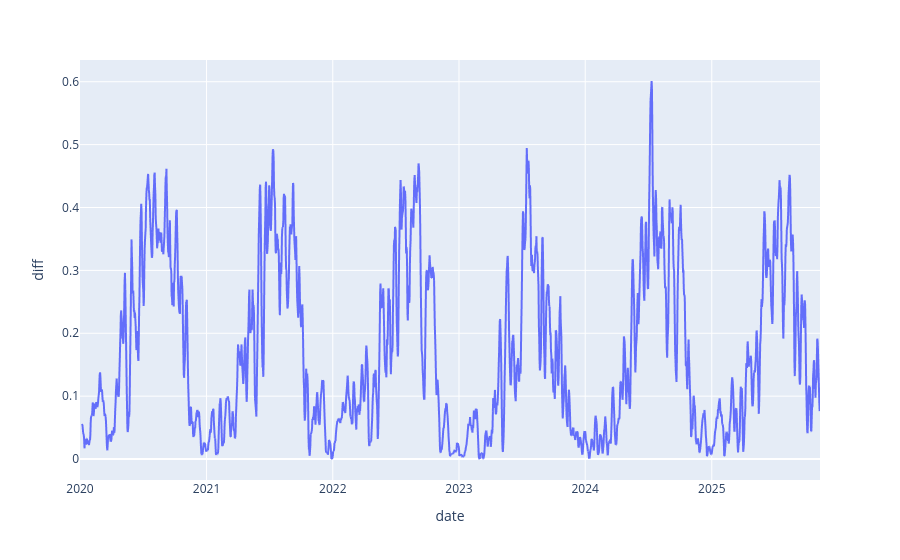

Source (notebook cell):
### Code cell
px.line(merged, x='date', y='diff')

### Figure 1 — Plotly figure (JSON) as saved in the notebook; plotly's stock layout.template omitted (floating-point values rounded to 4 significant figures; data arrays with more than 128 entries replaced by an {"elided": "..."} marker saying what was removed)
{"data": [{"hovertemplate": "date=%{x}<br>diff=%{y}<extra></extra>", "legendgroup": "", "line": {"color": "#636efa", "dash": "solid"}, "marker": {"symbol": "circle"}, "mode": "lines", "name": "", "showlegend": false, "type": "scattergl", "x": {"elided": "2140 str values"}, "xaxis": "x", "y": {"elided": "2140 float values"}, "yaxis": "y"}], "layout": {"legend": {"tracegroupgap": 0}, "margin": {"t": 60}, "xaxis": {"anchor": "y", "domain": [0, 1], "title": {"text": "date"}}, "yaxis": {"anchor": "x", "domain": [0, 1], "title": {"text": "diff"}}}}
